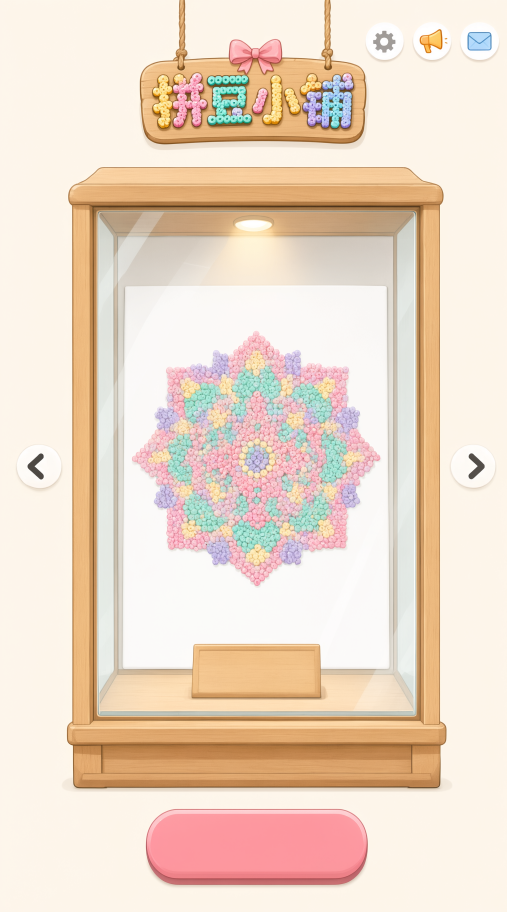
#> input picture games/beads/design/art/shots/menu-showcase-20261010/v1-mainmenu-final.png, 1520 x 2736 px, found by its file name (shown at 1/3 size)
$ python b19-probe-bottom.py
#> lines starting #> are read from the running program, lines starting #| are printed output that depends on the picture
#!/usr/bin/env python3
"""B19 探针 D：牌底接触影的**逐列剖面** —— 影在右下角是否加深（用户要的那块）。

右侧已确诊无影（近牌 217 vs 玻璃边前 220，只差 3 灰阶，与左侧对称）。
但「右下角」是另一件事：接触影沿底边的**强弱分布**没量过。
若影从左到右加深，就说明光源偏左上、右下最重 —— 用户要的不是伪造，是漏画。
"""
import numpy as np
from PIL import Image

REF = 'games/beads/design/art/shots/menu-showcase-20261010/v1-mainmenu-final.png'
P = (576, 961, 1931, 2094)
A = np.asarray(Image.open(REF).convert('RGB')).astype(np.float32)
L = A.mean(2)
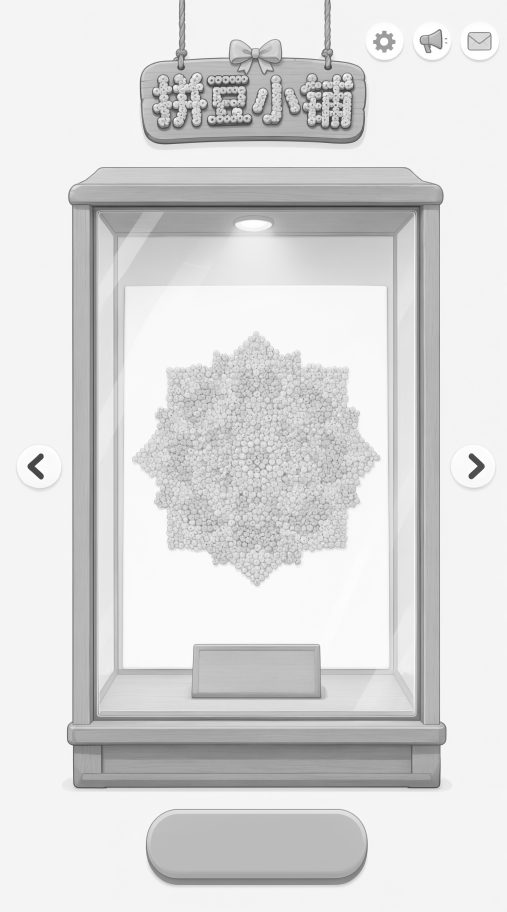
#> L: shape (2736, 1520) float32 (shown at 1/3 size); min 41.67, max 255, mean 218.4
x0, x1, y0, y1 = P

# 远场基准：牌底下方 2110–2128（避开 2095–2108 的影带与 2134 的层板前缘）
REF_Y = (2110, 2128)
base = np.median(L[REF_Y[0]:REF_Y[1], x0:x1 + 1], 0)
#> base = 386 values, max 221.2 at index 196, min 218.2 at index 27, mean 219.6
print(f'远场基准（y{REF_Y}，同列中位）：均值 {base.mean():.1f} 范围 [{base.min():.0f},{base.max():.0f}]')
#| 远场基准（y(2110, 2128)，同列中位）：均值 219.6 范围 [218,221]

print('\n逐列（每 24px 一列组）底边接触影衰减 k = 1 − L/同列远场：')
print(f"{'列组':<14}" + ''.join(f'{dy:>7d}' for dy in range(0, 14)) + '   影宽(px,k>0.05)')
for c0 in range(x0, x1, 24):
    c1 = min(c0 + 24, x1 + 1)
    b = np.median(base[c0 - x0:c1 - x0])
    ks = [1.0 - np.median(L[y1 + 1 + d:y1 + 2 + d, c0:c1]) / b for d in range(14)]
    width = sum(1 for k in ks if k > 0.05)
    print(f'x[{c0},{c1})'.ljust(14) + ''.join(f'{k:>7.2f}' for k in ks) + f'   {width}')
#> this loop made 17 passes
#> (b, width) on passes 1 to 12: (218.7, 5), (218.7, 5), (219.2, 5), (219.7, 5), (219.7, 5), (219.8, 5), (219.7, 5), (219.7, 5), (220, 5), (219.7, 4), (219.7, 4), (219.7, 5)
#| x[576,600)       0.24   0.18   0.14   0.11   0.05   0.01  -0.00  -0.01  -0.01  -0.01  -0.01  -0.01  -0.01  -0.01   5
#| x[600,624)       0.24   0.19   0.16   0.12   0.05   0.01  -0.00  -0.00  -0.00  -0.01  -0.01  -0.01  -0.00   0.01   5
#| x[624,648)       0.26   0.21   0.17   0.12   0.06   0.01  -0.00   0.00  -0.00  -0.01  -0.01  -0.01  -0.00   0.00   5
#| x[648,672)       0.27   0.21   0.17   0.14   0.06   0.01   0.00   0.01   0.00   0.00  -0.01  -0.01  -0.01   0.00   5
#| x[672,696)       0.27   0.22   0.18   0.13   0.06   0.01   0.00   0.01   0.00  -0.01  -0.01  -0.01   0.00   0.00   5
#| x[696,720)       0.27   0.22   0.18   0.13   0.05   0.00   0.00   0.01   0.00  -0.00  -0.00  -0.00   0.01   0.01   5
#| x[720,744)       0.27   0.23   0.19   0.15   0.06   0.00  -0.00   0.00   0.00  -0.00  -0.01   0.00   0.00   0.00   5
#| x[744,768)       0.29   0.24   0.21   0.15   0.06   0.00   0.01   0.01   0.00  -0.00  -0.01  -0.00  -0.00   0.00   5
#> (further printed lines are left out)

print('\n同一段的绝对亮度（远场基准之上，灰阶）：')
for c0 in range(x0, x1, 24):
    c1 = min(c0 + 24, x1 + 1)
    vals = [np.median(L[y1 + 1:y1 + 9, c0:c1])]
    prof = ' '.join(f'{np.median(L[y1+1+d:y1+2+d, c0:c1]):>4.0f}' for d in range(10))
    print(f'x[{c0},{c1})  y{y1+1}..{y1+10}: {prof}')
#> this loop made 17 passes
#> vals on passes 1 to 12: [201.8], [200.8], [199.2], [198.2], [199.8], [200], [197.2], [195.5], [199.2], [201], [201.8], [197.7]
#| x[576,600)  y2095..2104:  167  179  187  195  208  217  220  221  222  222
#| x[600,624)  y2095..2104:  165  178  184  193  207  217  220  220  220  221
#| x[624,648)  y2095..2104:  162  174  182  192  207  217  220  218  219  220
#| x[648,672)  y2095..2104:  161  173  182  190  206  218  219  218  219  220
#| x[672,696)  y2095..2104:  161  171  180  191  208  218  219  218  219  221
#| x[696,720)  y2095..2104:  160  171  180  192  208  219  219  218  220  220
#| x[720,744)  y2095..2104:  160  170  177  188  207  220  220  219  220  221
#| x[744,768)  y2095..2104:  156  167  174  186  206  219  218  218  220  221
#> (further printed lines are left out)

# 右下角扇区 vs 左下角扇区（各 40x40，牌底外）
for tag, cx in (('左下', x0 + 40), ('中下', (x0 + x1) // 2), ('右下', x1 - 40)):
    win = L[y1 + 1:y1 + 11, cx - 20:cx + 20]
    bb = np.median(base[max(0, cx - 20 - x0):cx + 20 - x0])
    print(f'{tag} 40x10 窗：L 中位 {np.median(win):.1f} / 远场 {bb:.1f} → 衰减 '
          f'{100 * (1 - np.median(win) / bb):.1f}%  最暗行峰值 {100 * (1 - win.min() / bb):.1f}%')
#> this loop made 3 passes
#> bb on passes 1 to 3: 218.7, 219.8, 220
#| 左下 40x10 窗：L 中位 211.8 / 远场 218.7 → 衰减 3.1%  最暗行峰值 26.1%
#| 中下 40x10 窗：L 中位 212.7 / 远场 219.8 → 衰减 3.3%  最暗行峰值 29.3%
#| 右下 40x10 窗：L 中位 211.2 / 远场 220.0 → 衰减 4.0%  最暗行峰值 30.5%
